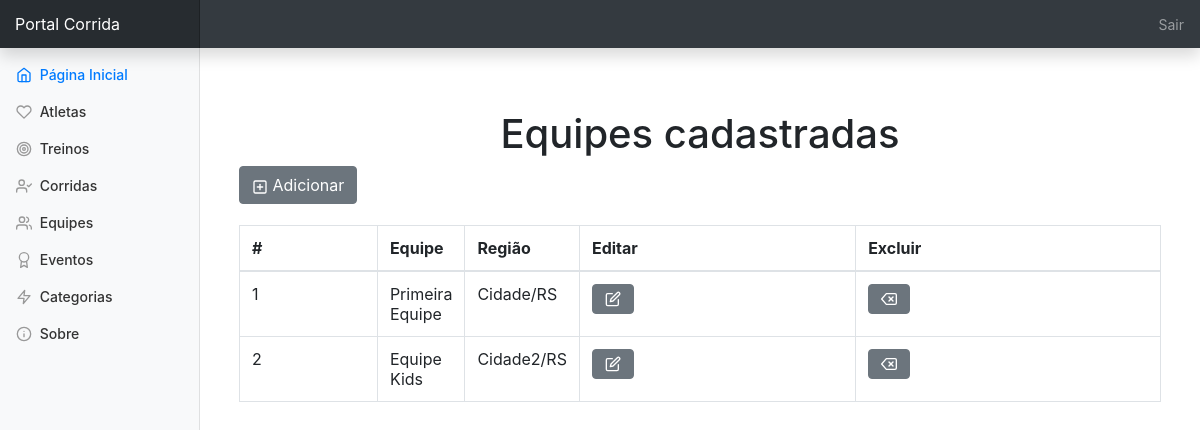
/equipe/crud_equipe.php?acao=listar (signed in), run on the app's committed database.
### tables this page shows
CREATE TABLE `equipe` (
  `id` int(11) NOT NULL,
  `nome_equipe` varchar(255) NOT NULL,
  `cidade` varchar(255) NOT NULL
);

### equipe/lista_equipe.php (the view, shortened to what this page needs)
<div class="container">
  <br>
  <h1>Equipes cadastradas</h1>
  <a class="btn btn-secondary"
   href="crud_equipe.php?acao=novo">
    <span data-feather="plus-square"></span> Adicionar
  </a>
  <br/><br/>
   <table class="table table-bordered table-hover">
     <thead class="">
        <th>#</th>
        <th class="col-md-1">Equipe</th>
        <th class="col-md-1">Região</th>
        <th>Editar</th>
        <th>Excluir</th>
     </thead>
     <tbody>
        <?php foreach($lista_equipe as $item):
              $id = $item['id']; ?>
        <tr>
            <td><?= $item['id']; ?></td>
            <td><?= $item['nome_equipe']; ?></td>
            <td><?= $item['cidade']; ?></td>
            <td>
              <a class="btn btn-secondary" href="crud_equipe.php?acao=buscar&id=<?= $id; ?>">
                <span data-feather="edit"></span>
              </a>
            </td>
            <td>
                <a class="btn btn-secondary" href="crud_equipe.php?acao=deletar&id=<?= $id; ?>">
                  <span data-feather="delete"></span>
                </a>
            </td>
        </tr>
        <?php endforeach ?>
     </tbody>
   </table>
</div>

### dashboard.css (style rules this page uses)
body { font-size: .875rem; }
.container { padding-top: 20px; }
.feather { width: 16px; height: 16px; vertical-align: text-bottom; }

### cabecalho.php (style rules this page uses)
h1 { text-align: center; }

### data on the page
equipe: id "1", nome_equipe "Primeira Equipe", cidade "Cidade/RS"
equipe: id "2", nome_equipe "Equipe Kids", cidade "Cidade2/RS"
